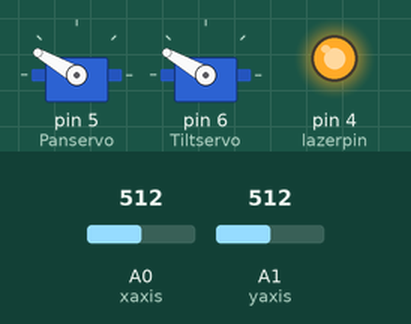
Simulated run of this sketch. Board: Arduino Uno, built with avr-gcc and run on an emulated ATmega328P. On the bench: 2 × servo, output pins drawn as LEDs (lit = HIGH). The inputs (shaded band) are chosen by the test bench; at power-on: A0 (xaxis) = 512, A1 (yaxis) = 512. What the sketch prints to the serial monitor is not drawn.

Above: at 1.2 s.
1.3 s: A0 (xaxis) set to 414
At 3.74 s:
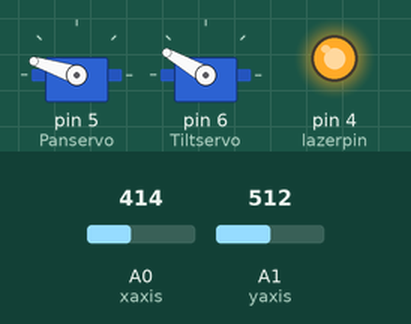
4.3 s: A1 (yaxis) set to 441
7.3 s: A1 (yaxis) set to 411
At 7.94 s:
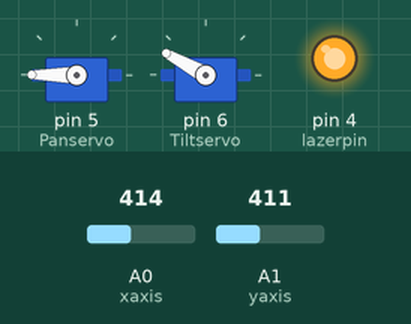
10.3 s: A0 (xaxis) set to 592
13.3 s: A0 (xaxis) set to 612
At 13.97 s:
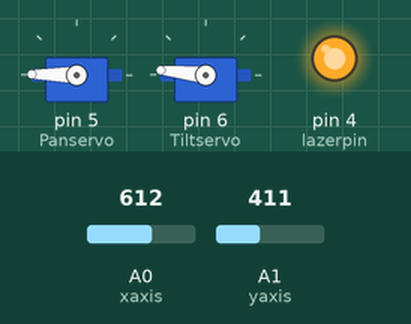
16.3 s: A1 (yaxis) set to 434
At 17.57 s:
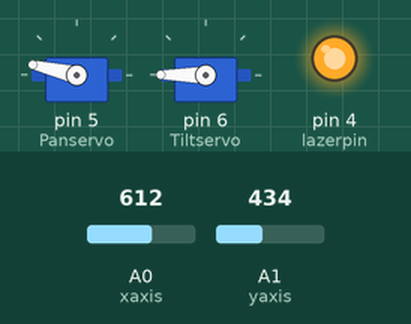
Timing chart, 0 to 24.6 s (numbered marks = the images above; inputs shaded):
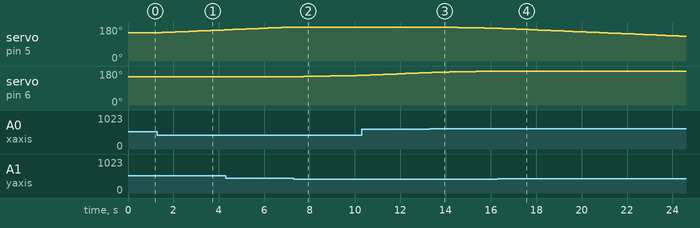

The sketch:

2-Axis_Laser_Pointer.ino
```cpp
/*
 *   2-AXIS LAZER POINTER
 *
 *   Objective: To setup a joystick controlled setup with an Arduino for the Servo
 *        controlled lazer pointer.
 */

//  Include the Servo Library
#include <Servo.h>

//  Create the servo motor pins &
int Panservo = 5;
int Tiltservo = 6;
Servo Pservo; Servo Tservo;

//  The joystick x, y and z axis.
int Upper_Thresh = 600;     // For x & y
int Lower_Thresh = 424;     // For x & y
int Pan_init = 150; int Tilt_init = 150;
int xaxis = 0; int yaxis = 1;
float x, y;
int zaxis = 3;

//  The laser output pin
int lazerpin = 4;
bool lazer_state = false;

//  Lazer pointer travel parameters
int LazerDelay = 195;
int minLazerDelay = 5;
double LDF = 1;           // Lazer Delay Factor

void setup() {
  Serial.begin(9600);

  //  Attach servos to Arduino
  Pservo.attach(Panservo);
  Tservo.attach(Tiltservo);

  //  Lazer pin is an output
  pinMode(lazerpin, OUTPUT);
  digitalWrite(lazerpin, HIGH);

  Serial.println("  x           y");
}

void loop() {
  //  Joystick pin definitions
  x = analogRead(xaxis);
  y = analogRead(yaxis);

  // Toggle Lazer State:
//  if(digitalRead(zaxis) == LOW) {
//    lazer_state = !lazer_state;
//    digitalWrite(lazerpin, lazer_state);
//  }

  // Pan axis of the system:
  if (x > Upper_Thresh){
    LDF = velocity_factor(true, x);
    Pan_init = counter(false,Pan_init,LDF);
  }
  else if (x < Lower_Thresh){
    LDF = velocity_factor(false, x);
    Pan_init = counter(true,Pan_init,LDF);
  }

  // Tilt axis of the system:
  if (y > Upper_Thresh){
    LDF = velocity_factor(true, y);
    Tilt_init = counter(false,Tilt_init,LDF);
  }
  else if (y < Lower_Thresh){
    LDF = velocity_factor(false, y);
    Tilt_init = counter(true,Tilt_init,LDF);
  }

  Pservo.write(Pan_init);
  Tservo.write(Tilt_init);
}

/*
 * Function: Essentially an adder and subtractor for the pan and tilt
 *      angles.
 *      operation = true; means move forward
 *      operation = false; means move reverse
 */
int counter(bool operation,int var, double f){
  if (operation){
    if (var < 180){
      var = var +1;
    }
  }
  else{
    if (var > 0){
      var = var -1;
    }
  }
  delay(LazerDelay*f + minLazerDelay);
  return var;
}

/*
 * Function: Returns the fraction to multiply the velocity by to reduce the speed
 *      of the lazer pointer's travel.
 *      operation = true; above upper thresh
 *      operation = false; below lower thresh
 */
double velocity_factor(bool operation,float vel){
  double vel_f;
  if (operation){
    vel_f = (vel - Upper_Thresh)/(1023 - Upper_Thresh);
  }
  else{
    vel_f = (Lower_Thresh - vel)/(Lower_Thresh);
  }
  vel_f = 1 - vel_f;
  return vel_f;
}
```

Measured:
- the behaviour switches between 424 and 423 on A1 (yaxis) (found by bisection; images 1 and 2)
- the behaviour switches between 600 and 601 on A0 (xaxis) (found by bisection; images 2 and 3)
- after the input at 1.3 s, servo on pin 5 (Panservo): moves from 150° to 165° over 2.7 s, starting after 0.20 s
- after the input at 7.3 s, servo on pin 6 (Tiltservo): moves from 150° to 157° over 2.3 s, starting after 0.45 s
- after the input at 13.3 s, servo on pin 5 (Panservo): moves from 180° to 173° over 2.3 s, starting after 0.48 s
